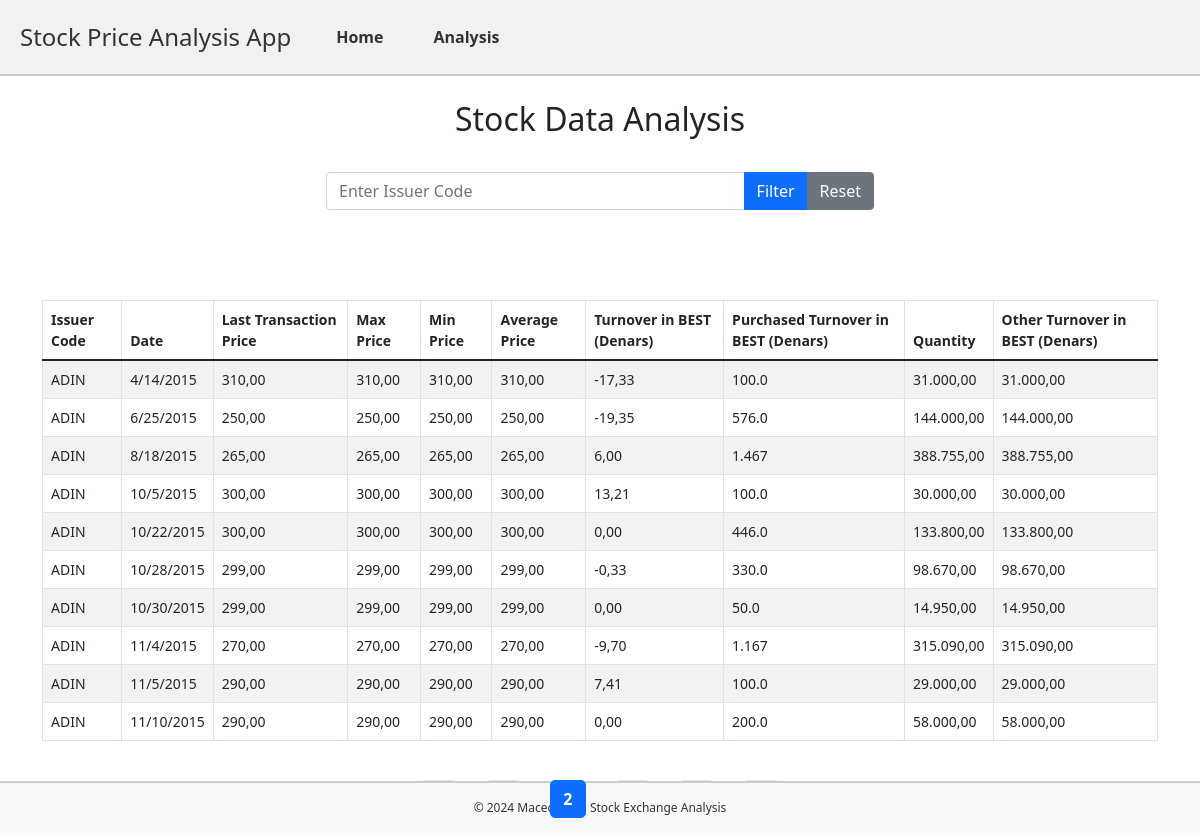
The page /analysis?page=2&issuer= on the database its author committed.
### tables this page shows
CREATE TABLE stock_data (
    Код_на_издавач TEXT,
    Датум TEXT,
    Цена_на_последна_трансакција REAL,
    Мак_ REAL,
    Мин_ REAL,
    Просечна_цена REAL,
    Промет_во_БЕСТ_во_денари REAL,
    Вкупен_промет_во_денари REAL,
    Количина REAL,
    Промет_во_БЕСТ_во_денари_друга REAL
);

### app.py (the view)
@app.route('/analysis')
def analysis():
    issuer = request.args.get('issuer', default='', type=str).strip()
    page = request.args.get('page', default=1, type=int)
    limit = 10  # Rows per page
    conn = sqlite3.connect('stock_data.db')
    cursor = conn.cursor()
    query = "SELECT * FROM stock_data WHERE 1=1"
    params = []
    if issuer:
        query += " AND Код_на_издавач = ?"
        params.append(issuer)
    count_query = f"SELECT COUNT(*) FROM stock_data WHERE 1=1"
    if issuer:
        count_query += " AND Код_на_издавач = ?"
    cursor.execute(count_query, [issuer] if issuer else [])
    total_rows = cursor.fetchone()[0]
    total_pages = (total_rows + limit - 1) // limit
    query += " LIMIT ? OFFSET ?"
    params.extend([limit, (page - 1) * limit])
    cursor.execute(query, params)
    rows = cursor.fetchall()
    stock_data = [
        {
            'Код_на_издавач': row[0],
            'Датум': row[1],
            'Цена_на_последна_трансакција': row[2],
            'Макс': row[3],
            'Мин': row[4],
            'Просечна_цена': row[5],
            'Промет_во_БЕСТ_во_денари': row[6],
            'Купен_промет_во_денари': row[7],
            'Количина': row[8],
            'Промет_во_Бест_во_денари_друга': row[9],
        }
        for row in rows
    ]
    conn.close()
    return render_template(
        'analysis.html',
        stock_data=stock_data,
        page=page,
        total_pages=total_pages,
        issuer=issuer,
        max=max,
        min=min,
    )

### templates/analysis.html (shortened to what this page needs)
<!DOCTYPE html>
<html lang="en">
<head>
    <link rel="stylesheet" href="{{ url_for('static', filename='css/style.css') }}">
    <link rel="stylesheet" href="https://cdnjs.cloudflare.com/ajax/libs/bootstrap/5.1.3/css/bootstrap.min.css">
</head>
<body>
    <header>
    <h1>Stock Price Analysis App</h1>
    <nav>
        <ul>
            <li><a href="/">Home</a></li>
            <li><a href="/analysis">Analysis</a></li>
        </ul>
    </nav>
    </header>
    <div class="content container mt-4">
        <h2 class="text-center">Stock Data Analysis</h2>
        <div class="filter-section mt-4 mb-5">
            <form method="get" action="/analysis" class="d-flex justify-content-center">
                <div class="input-group w-50">
                    <input type="text" id="issuer" name="issuer" class="form-control" placeholder="Enter Issuer Code" value="{{ request.args.get('issuer', '') }}">
                    <button type="submit" class="btn btn-primary">Filter</button>
                    <a href="/analysis" class="btn btn-secondary">Reset</a>
                </div>
            </form>
        </div>
        <table class="table table-bordered table-striped">
            <thead>
                <tr>
                    <th>Issuer Code</th>
                    <th>Date</th>
                    <th>Last Transaction Price</th>
                    <th>Max Price</th>
                    <th>Min Price</th>
                    <th>Average Price</th>
                    <th>Turnover in BEST (Denars)</th>
                    <th>Purchased Turnover in BEST (Denars)</th>
                    <th>Quantity</th>
                    <th>Other Turnover in BEST (Denars)</th>
                </tr>
            </thead>
            <tbody>
                {% for data in stock_data %}
                <tr>
                    <td>{{ data.Код_на_издавач }}</td>
                    <td>{{ data.Датум }}</td>
                    <td>{{ data.Цена_на_последна_трансакција }}</td>
                    <td>{{ data.Макс }}</td>
                    <td>{{ data.Мин }}</td>
                    <td>{{ data.Просечна_цена }}</td>
                    <td>{{ data.Промет_во_БЕСТ_во_денари }}</td>
                    <td>{{ data.Купен_промет_во_денари }}</td>
                    <td>{{ data.Количина }}</td>
                    <td>{{ data.Промет_во_Бест_во_денари_друга }}</td>
                </tr>
                {% endfor %}
            </tbody>
        </table>
        <div class="pagination-container mt-4">
            <nav aria-label="Page navigation">
                <ul class="pagination justify-content-center">
                    {% if page > 1 %}
                    <li class="page-item">
                        <a class="page-link" href="{{ url_for('analysis', page=page-1, issuer=request.args.get('issuer', '')) }}" aria-label="Previous">&laquo;</a>
                    </li>
                    {% endif %}
                    {% for p in range(max(1, page-2), min(total_pages+1, page+3)) %}
                    <li class="page-item {% if p == page %}active{% endif %}">
                        <a class="page-link" href="{{ url_for('analysis', page=p, issuer=request.args.get('issuer', '')) }}">{{ p }}</a>
                    </li>
                    {% endfor %}
                    {% if page < total_pages %}
                    <li class="page-item">
                        <a class="page-link" href="{{ url_for('analysis', page=page+1, issuer=request.args.get('issuer', '')) }}" aria-label="Next">&raquo;</a>
                    </li>
                    {% endif %}
                </ul>
            </nav>
        </div>
    </div>
    <footer>
        <div class="container">
            <span>&copy; 2024 Macedonian Stock Exchange Analysis</span>
        </div>
    </footer>
</body>
</html>

### static/css/style.css (style rules this page uses)
body, html { height: 100%; margin: 0; }
body { display: flex; flex-direction: column; }
body { font-family: Arial, sans-serif; margin: 0; padding: 0; background-color: #ffffff; color: #303035; }
header { background: #f1f1f1; color: #333; padding: 10px 20px; text-align: left; display: flex; align-items: center; border-bottom: 2px solid #ccc; }
header h1 { margin: 0; font-size: 24px; margin-right: 20px; }
nav ul { list-style: none; padding: 0; margin: 0; display: flex; justify-content: flex-start; }
nav ul li { margin: 15px; }
nav ul li a { color: #333; text-decoration: none; font-weight: bold; padding: 5px 10px; border-radius: 5px; transition: background-color 0.3s ease; }
footer { background-color: #f1f1f1; text-align: center; padding: 5px 0; width: 100%; position: fixed; bottom: 0; font-size: 12px; color: #333; border-top: 2px solid #ccc; }
form { text-align: center; padding: 10px; margin-bottom: 80px; }
button { padding: 10px 20px; font-size: 16px; }
.btn-primary { background-color: #303035; border-color: #303035; }
.table { font-size: 14px; margin-top: 20px; }
.table th { background-color: #f8f8f8; font-weight: bold; }

### templates/analysis.html (style rules this page uses)
body { display: flex; flex-direction: column; min-height: 100vh; }
.content { flex: 1; }
footer { background-color: #f8f9fa; text-align: center; padding: 1rem 0; }

### rows shown on the page
stock_data: Код_на_издавач "ADIN", Датум "4/14/2015", Цена_на_последна_трансакција "310,00", Макс "310,00", Мин "310,00", Просечна_цена "310,00", Промет_во_БЕСТ_во_денари "-17,33", Купен_промет_во_денари "100.0", Количина "31.000,00", Промет_во_Бест_во_денари_друга "31.000,00"
stock_data: Код_на_издавач "ADIN", Датум "6/25/2015", Цена_на_последна_трансакција "250,00", Макс "250,00", Мин "250,00", Просечна_цена "250,00", Промет_во_БЕСТ_во_денари "-19,35", Купен_промет_во_денари "576.0", Количина "144.000,00", Промет_во_Бест_во_денари_друга "144.000,00"
stock_data: Код_на_издавач "ADIN", Датум "8/18/2015", Цена_на_последна_трансакција "265,00", Макс "265,00", Мин "265,00", Просечна_цена "265,00", Промет_во_БЕСТ_во_денари "6,00", Купен_промет_во_денари "1.467", Количина "388.755,00", Промет_во_Бест_во_денари_друга "388.755,00"
stock_data: Код_на_издавач "ADIN", Датум "10/5/2015", Цена_на_последна_трансакција "300,00", Макс "300,00", Мин "300,00", Просечна_цена "300,00", Промет_во_БЕСТ_во_денари "13,21", Купен_промет_во_денари "100.0", Количина "30.000,00", Промет_во_Бест_во_денари_друга "30.000,00"
stock_data: Код_на_издавач "ADIN", Датум "10/22/2015", Цена_на_последна_трансакција "300,00", Макс "300,00", Мин "300,00", Просечна_цена "300,00", Промет_во_БЕСТ_во_денари "0,00", Купен_промет_во_денари "446.0", Количина "133.800,00", Промет_во_Бест_во_денари_друга "133.800,00"
stock_data: Код_на_издавач "ADIN", Датум "10/28/2015", Цена_на_последна_трансакција "299,00", Макс "299,00", Мин "299,00", Просечна_цена "299,00", Промет_во_БЕСТ_во_денари "-0,33", Купен_промет_во_денари "330.0", Количина "98.670,00", Промет_во_Бест_во_денари_друга "98.670,00"
stock_data: Код_на_издавач "ADIN", Датум "10/30/2015", Цена_на_последна_трансакција "299,00", Макс "299,00", Мин "299,00", Просечна_цена "299,00", Промет_во_БЕСТ_во_денари "0,00", Купен_промет_во_денари "50.0", Количина "14.950,00", Промет_во_Бест_во_денари_друга "14.950,00"
stock_data: Код_на_издавач "ADIN", Датум "11/4/2015", Цена_на_последна_трансакција "270,00", Макс "270,00", Мин "270,00", Просечна_цена "270,00", Промет_во_БЕСТ_во_денари "-9,70", Купен_промет_во_денари "1.167", Количина "315.090,00", Промет_во_Бест_во_денари_друга "315.090,00"
stock_data: Код_на_издавач "ADIN", Датум "11/5/2015", Цена_на_последна_трансакција "290,00", Макс "290,00", Мин "290,00", Просечна_цена "290,00", Промет_во_БЕСТ_во_денари "7,41", Купен_промет_во_денари "100.0", Количина "29.000,00", Промет_во_Бест_во_денари_друга "29.000,00"
stock_data: Код_на_издавач "ADIN", Датум "11/10/2015", Цена_на_последна_трансакција "290,00", Макс "290,00", Мин "290,00", Просечна_цена "290,00", Промет_во_БЕСТ_во_денари "0,00", Купен_промет_во_денари "200.0", Количина "58.000,00", Промет_во_Бест_во_денари_друга "58.000,00"

### other values the page prints
{{ p }} "2"
